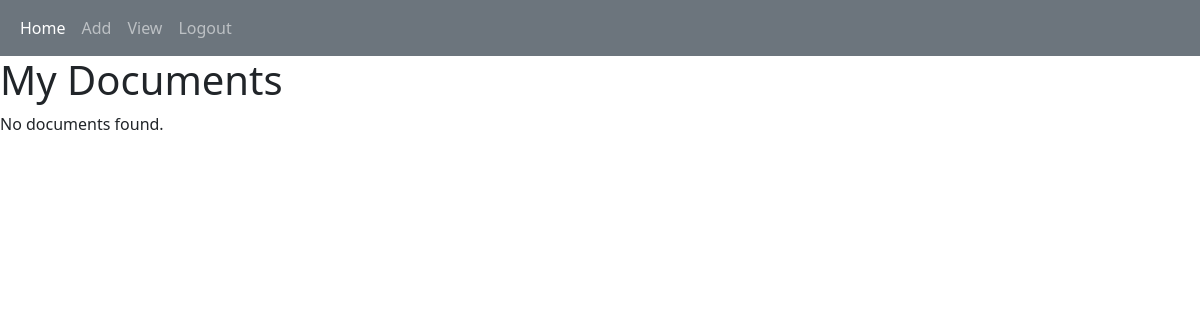
Before: /view (signed in) with the older database file.
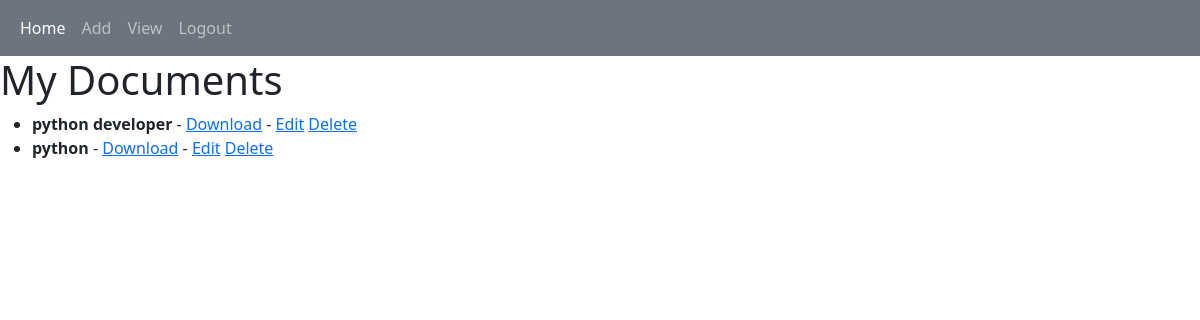
After: the same page with the newer database file.
### app/models.py (models this page shows, shortened)
class Document(models.Model):
    user = models.ForeignKey(User, on_delete=models.CASCADE, related_name='documents')
    title = models.CharField(max_length=255)
    file = models.FileField(upload_to='documents/')
    uploaded_at = models.DateTimeField(auto_now_add=True)

### app/views.py (the view)
# urls.py: path('view',views.view,name='view'),
def view(req):
    user = req.user
    documents = Document.objects.filter(user=user)
    return render(req, 'view.html', {'documents': documents})

### templates/view.html (shortened to what this page needs)
<!DOCTYPE html>
<html lang="en">
<head>
    <link href="https://cdn.jsdelivr.net/npm/bootstrap@5.3.3/dist/css/bootstrap.min.css" rel="stylesheet">
</head>
<body>
    <nav class="navbar navbar-expand-sm bg-secondary navbar-dark">
        <div class="container-fluid">
          <ul class="navbar-nav">
            <li class="nav-item">
              <a class="nav-link active" href="../home">Home</a>
            </li>
            <li class="nav-item">
              <a class="nav-link" href="../add">Add</a>
            </li>
            <li class="nav-item">
              <a class="nav-link" href="../view">View</a>
            </li>
            <li class="nav-item">
              <a class="nav-link" href="../logout">Logout</a>
            </li>
          </ul>
        </div>
    </nav>
    <h1>My Documents</h1>
    {% if documents %}
        <ul>
            {% for document in documents %}
                <li>
                    <strong>{{ document.title }}</strong> -
                    <a href="{{ document.file.url }}" target="_blank">Download</a> -
                    <a href="{% url 'edit' document.pk %}">Edit</a>
                    <a href="{% url 'delete' document.pk %}">Delete</a>
                </li>
            {% endfor %}
        </ul>
    {% else %}
        <p>No documents found.</p>
    {% endif %}
</body>
</html>

Changed rows visible on the page:
added Document: title "python developer"
added Document: title "python"
Other visible differences:
text no longer shown: "No documents found."
